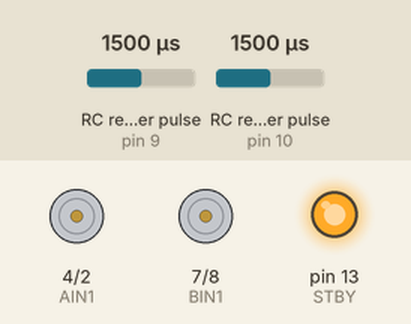
A sketch run on a simulated Arduino Nano, built with avr-gcc and run on an emulated ATmega328P. Shown: motor-driver pin pairs drawn as motors (green arrow = first pin HIGH = forward, orange = second pin HIGH = backward, longer = more drive, scaled by the enable pin, stopped while the standby pin is LOW), output pins drawn as LEDs (lit = HIGH). Wiring (inferred from the names in the program): 2 × RC receiver channel: data pin 9 / data pin 10. Inputs (shaded band) come from the test bench; at power-on: RC receiver pulse (sensors on pin 9, pin 10) 1500 µs.

Above: at 1.2 s.
1.3 s: RC receiver pulse (sensor on pin 9) set to 1463 µs
At 1.7 s:
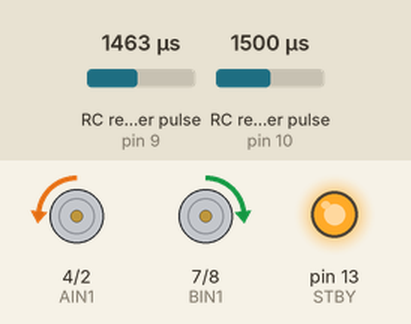
2.8 s: RC receiver pulse (sensor on pin 10) set to 1020 µs
At 4.0 s:
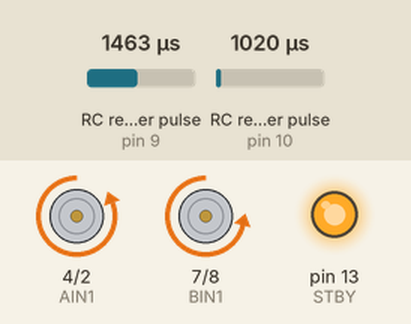
4.3 s: RC receiver pulse (sensor on pin 9) set to 1020 µs
At 5.2 s:
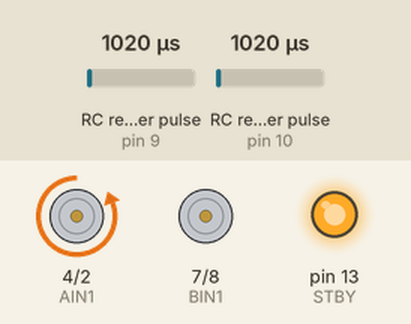
5.8 s: RC receiver pulse (sensor on pin 10) set to 1231 µs
7.3 s: RC receiver pulse (sensor on pin 10) set to 1255 µs
At 8.5 s:
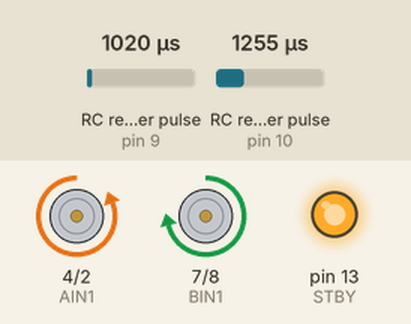
8.8 s: RC receiver pulse (sensor on pin 9) set to 1750 µs
At 9.8 s:
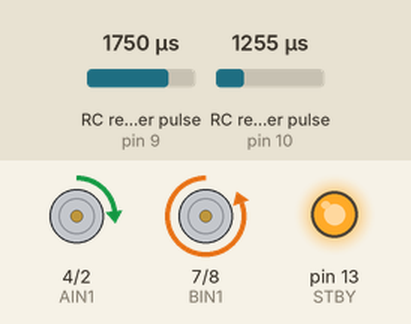
Timing chart, 0 to 11.3 s (numbered marks = the images above; inputs shaded):
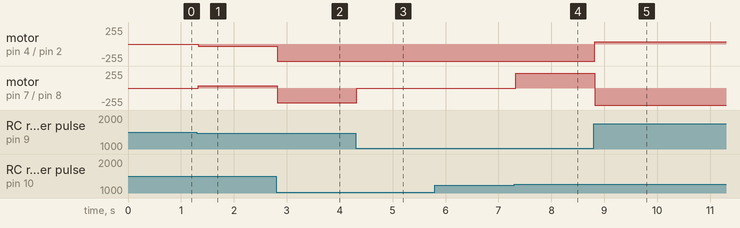

Measured:
- the behaviour switches between 1244 and 1245 µs on RC receiver pulse (sensor on pin 10) (found by bisection; images 3 and 4)
- after the input at 1.3 s, motor on pin 4 (AIN1) / pin 2 (AIN2): stopped → backward 36/255 at once; motor on pin 7 (BIN1) / pin 8 (BIN2): stopped → forward 36/255 at once
- after the input at 2.8 s, motor on pin 4 (AIN1) / pin 2 (AIN2): backward 36/255 → backward 255/255 at once; motor on pin 7 (BIN1) / pin 8 (BIN2): forward 36/255 → backward 219/255 at once
- after the input at 4.3 s, motor on pin 7 (BIN1) / pin 8 (BIN2): backward 219/255 → stopped at once
- after the input at 5.8 s, every drawn part: stays the same
- after the input at 7.3 s, motor on pin 7 (BIN1) / pin 8 (BIN2): stopped → forward 219/255 at once
- after the input at 8.8 s, motor on pin 4 (AIN1) / pin 2 (AIN2): backward 255/255 → forward 36/255 at once; motor on pin 7 (BIN1) / pin 8 (BIN2): forward 219/255 → backward 255/255 at once

The sketch:

Robot_control_with_RC_reciever.ino
```cpp
//Project14-Nanorama- Arduino Nano bot- using RC controller sensor


//Motor Driver Pin Connections to Arduino Nano
int AIN1 = 4;
int AIN2 = 2;
int PWMA = 5;
int BIN1 = 7;
int BIN2 = 8;
int PWMB= 6;
int STBY = 13;
//RC controller pin connection
const int CH1 = 9;//pitch - controls foward/backward and speed
const int CH2 = 10; //roll - controls left and right


// Parameters
const int deadzone = 20;  // Anything between -20 and 20 is stop


void setup() {
  //Serial.begin(9600);
  pinMode(STBY, OUTPUT);
  pinMode(AIN1, OUTPUT);
  pinMode(AIN2, OUTPUT);
  pinMode(PWMA, OUTPUT);
  pinMode(BIN1, OUTPUT);
  pinMode(BIN2, OUTPUT);
  pinMode(PWMB, OUTPUT);

  digitalWrite(STBY, HIGH);
}


void loop() {


  // Reading channel inputs
  int x = pulseIn(CH1, HIGH, 25000);
  int y = pulseIn(CH2, HIGH, 25000);
  /*Serial.print("ch1_pitch : ");
  Serial.println(x);
  Serial.print("ch2_roll: ");
  Serial.println(y);*/


  // Convert to PWM value
  y = pulseToPWM(y);
  x = pulseToPWM(x);


  // using the arcade drive algo based on https://www.youtube.com/watch?v=Bx0y1qyLHQ4
  int left = y + x;
  int right = y - x;
  drive(left, right);
  delay(5);
}


void drive(int speed_a, int speed_b) {
  // Limit speed between -255 and 255
  speed_a = constrain(speed_a, -255, 255);
  speed_b = constrain(speed_b, -255, 255);


  // Set direction for motor A
  if ( speed_a == 0 ) {
    digitalWrite(AIN1, LOW);
    digitalWrite(AIN2, LOW);
  } else if ( speed_a > 0 ) {
    digitalWrite(AIN1, HIGH);
    digitalWrite(AIN2, LOW);
  } else {
    digitalWrite(AIN1, LOW);
    digitalWrite(AIN2, HIGH);
  }


  // Set direction for motor B
  if ( speed_b == 0 ) {
    digitalWrite(BIN1, LOW);
    digitalWrite(BIN2, LOW);
  } else if ( speed_b > 0 ) {
    digitalWrite(BIN1, HIGH);
    digitalWrite(BIN2, LOW);
  } else {
    digitalWrite(BIN1, LOW);
    digitalWrite(BIN2, HIGH);
  }


  analogWrite(PWMA, abs(speed_a));
  analogWrite(PWMB, abs(speed_b));
}


// Convert RC pulse value to motor PWM value
int pulseToPWM(int pulse) {

  // If we're receiving numbers, convert them to motor PWM
  if ( pulse > 1000 ) {
    pulse = map(pulse, 1000, 2000, -500, 500);
    pulse = constrain(pulse, -255, 255);
  } else {
    pulse = 0;
  }


  // Anything in deadzone should stop the motor
  if ( abs(pulse) <= deadzone ) {
    pulse = 0;
  }


  return pulse;
}
```
